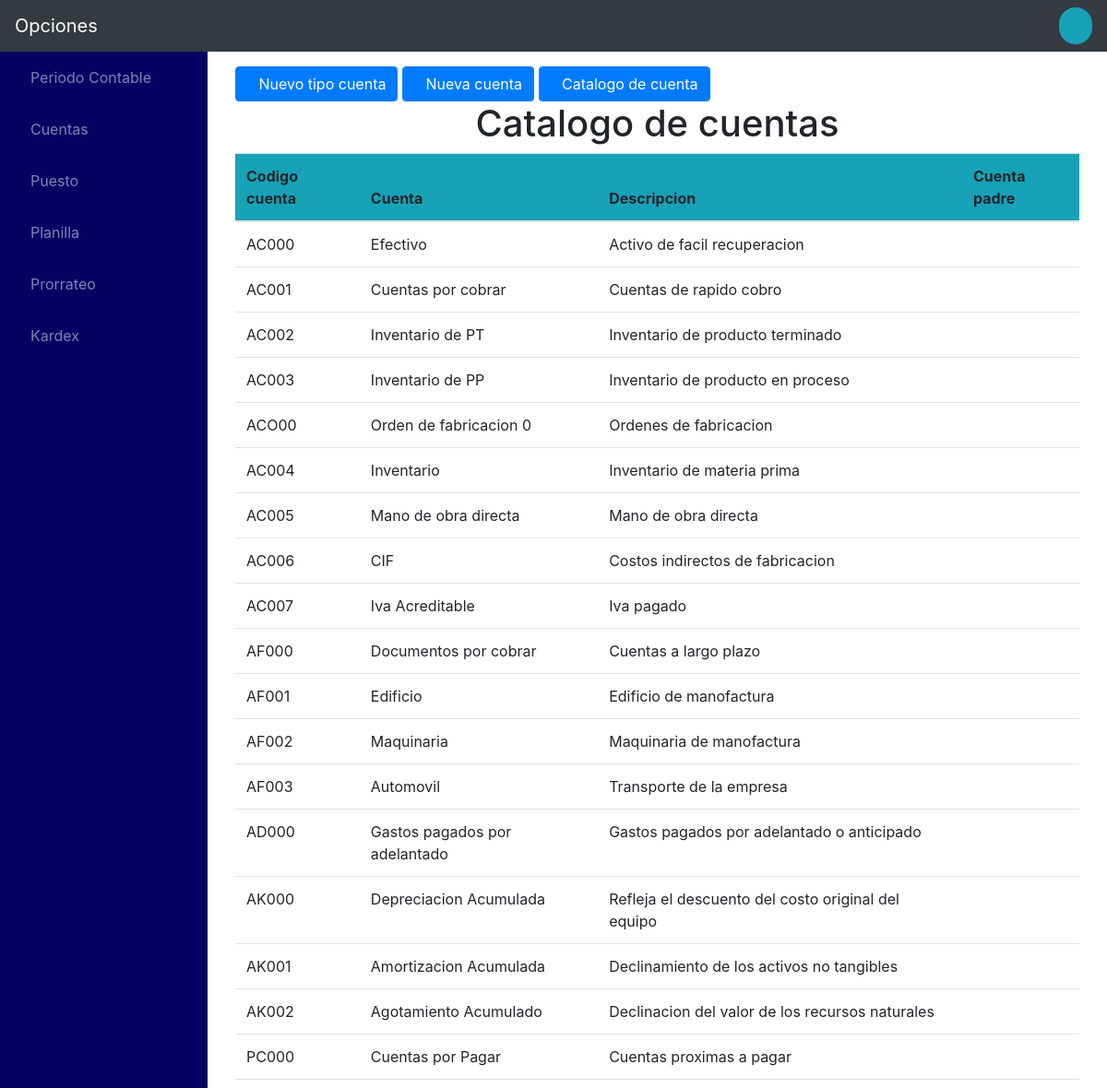
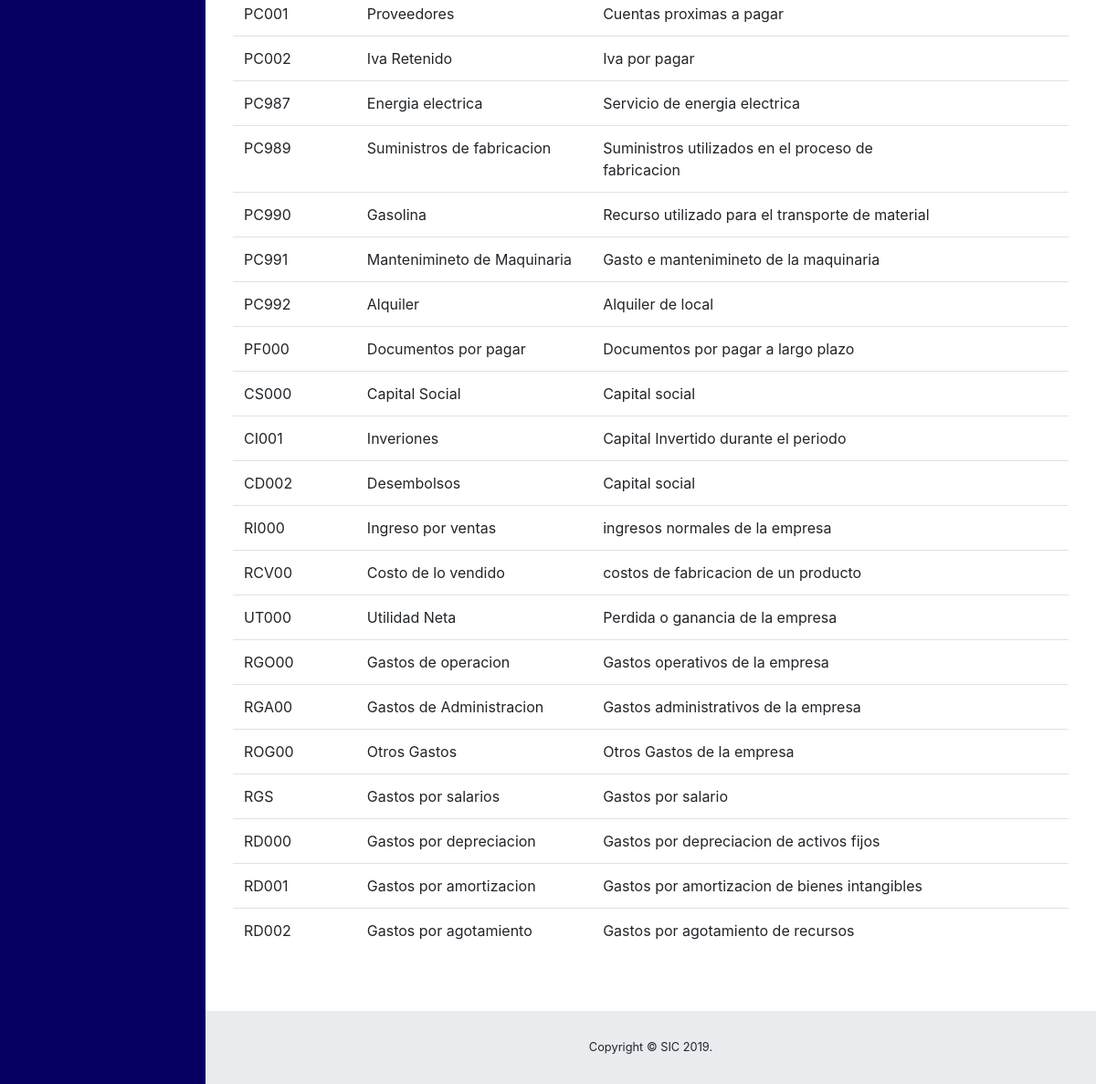
/ingresarCuenta/, run on the app's committed database (2 pictures, top to bottom).
### contable/models.py (models this page shows, shortened)
class Cuenta(models.Model):
	grupo = models.ForeignKey(GrupoCuenta, blank=False, on_delete=models.CASCADE)
	nom_cuenta = models.CharField(max_length=100, blank=False, unique=True)
	descripcion = models.CharField(max_length=200, blank=False)
	codigo_cuenta = models.CharField(max_length=7, blank=False, unique=True)
	cuenta_padre = models.CharField(max_length=50)
	class Meta:
		verbose_name='Cuenta'
		verbose_name_plural='Cuentas'

### contable/views.py (the view)
# urls.py: url(r'^ingresarCuenta/', ingresarCuenta),
def ingresarCuenta(request):
	template=loader.get_template('Main/ingresar_cuenta.html')
	tipoCuenta = GrupoCuenta.objects.all()
	context = {
		'tipo':tipoCuenta,
	}
	if request.method=='POST':
		try:
			action = request.POST.get('action',None)
			if action =='newCuenta':
				codigot = request.POST.get('tipo',None)
				nombret = request.POST.get('nombret',None)
				codigog= request.POST.get('grupo',None)
				nombreg = request.POST.get('nombreg',None)
				desg = request.POST.get('descripciong',None)
				tipoC = TipoCuenta()
				tipoC.nom_tipo=nombret
				tipoC.codigo_tcuenta=codigot
				tipoC.disminuye_en='001'
				tipoC.aumenta_en='001'
				tipoC.save()
				grup =GrupoCuenta()
				grup.tipo_cuenta=tipoC
				grup.nom_grupo=nombreg
				grup.codigo_gcuenta=codigot + codigog
				grup.descripcion=desg
				grup.save()
		except Exception as e:
			print(e.message)
			context = {
				'tipo':tipoCuenta,
				'anadido':False,
			}
			return HttpResponse(template.render(context , request))
	return HttpResponse(template.render(context , request))

### contable/templates/Main/ingresar_cuenta.html (shortened to what this page needs)
{% extends "Base/base.html" %}
{% block Contenido %}
<div class="container">
    <a href="" class="btn btn-primary" data-toggle="modal" data-target="#newTipo"><i class="fas fa-plus"></i>Nuevo tipo cuenta</a>
    <button class="btn btn-primary" onclick="mostrar('NC')"><i class="fas fa-address-card"></i>Nueva cuenta</button>
    <button class="btn btn-primary" onclick="mostrar('CC')"><i class="fas fa-address-card"></i>Catalogo de cuenta</button>
</div>
<div class="container" id="CC">
    <table class="table table-hover">
        <thead class="titulo-0"><h1 class="text-center">Catalogo de cuentas</h1> </thead>
        <thead class="bg-info">
            <th>Codigo cuenta</th>
            <th>Cuenta</th>
            <th>Descripcion</th>
            <th>Cuenta padre</th>
        </thead>
        {% for t in tipo %}
        {% for cuenta in t.cuenta_set.all %}
        <tr>
            <td> {{cuenta.codigo_cuenta}} </td>
            <td> {{cuenta.nom_cuenta}} </td>
            <td> {{cuenta.descripcion}} </td>
            <td> {{cuenta.cuenta_padre}} </td>
        </tr>
        {% endfor %}
        {% endfor %}
    </table><br><br>
</div>
{% endblock Contenido %}

### contable/templates/Base/base.html (shortened to what this page needs)
{% load staticfiles %}
<!DOCTYPE html>
<html lang="en">
<head>
    <link href="{% static 'vendor/bootstrap/css/bootstrap.min.css' %}" rel="stylesheet">
    <link href="{% static 'vendor/fontawesome-free/css/all.min.css' %}" rel="stylesheet" type="text/css">
    <link href="{% static 'vendor/datatables/dataTables.bootstrap4.css' %}" rel="stylesheet">
    <link href="{% static 'vendor/select2/dist/css/select2.min.css' %}" rel="stylesheet" />
    <link href="{% static 'css/sb-admin.css' %}" rel="stylesheet">
    {% load static %}
</head>
<body id="page-top">
    <nav class="navbar navbar-expand navbar-dark bg-dark static-top">
        <a class="navbar-brand mr-1" href="index.html">Opciones</a>
        <button class="btn btn-link btn-sm text-white order-1 order-sm-0" id="sidebarToggle" href="#">
            <i class="fas fa-bars"></i>
        </button>
        <ul class="nav navbar-nav ml-auto">
            <li class="nav-item dropdown no-arrow">
                <a class="nav-link dropdown-toggle" href="#" id="userDropdown" role="button" data-toggle="dropdown" aria-haspopup="true" aria-expanded="false">
            <i class="fas fa-user-circle fa-fw"></i>
          </a>
            </li>
        </ul>
    </nav>
    <div id="wrapper">
        <ul class="sidebar navbar-nav">
        	<li class="nav-item">
                <a class="nav-link" href="/nuevoPeriodo">
            <i class="fas fa-calendar-alt"></i>
            <span>Periodo Contable</span></a>
            </li>
            <li class="nav-item">
                <a class="nav-link" href="/ingresarCuenta">
            <i class="fas fa-sort-numeric-up"></i>
            <span>Cuentas</span></a>
            </li>
            <li class="nav-item dropdown">
                <a class="nav-link dropdown-toggle" href="#" id="pagesDropdown" role="button" data-toggle="dropdown" aria-haspopup="true" aria-expanded="false">
            <i class="fas fa-user-md"></i>
            <span>Puesto</span>
          </a>
            </li>
            <li class="nav-item dropdown">
                <a class="nav-link dropdown-toggle" href="#" id="pagesDropdown" role="button" data-toggle="dropdown" aria-haspopup="true" aria-expanded="false">
            <i class="fas fa-book-open"></i>
            <span>Planilla</span>
          </a>
            </li>
            <li class="nav-item">
                <a class="nav-link" href="/prorrateo">
            <i class="fas fa-book"></i>
            <span>Prorrateo</span></a>
            </li>
            <li class="nav-item dropdown">
                <a class="nav-link dropdown-toggle" href="#" id="pagesDropdown" role="button" data-toggle="dropdown" aria-haspopup="true" aria-expanded="false">
            <i class="fab fa-kickstarter-k"></i>
            <span>Kardex</span>
            </a>
            </li>
        </ul>
        <div id="content-wrapper">
            <div class="container">
                {% block Contenido %}
                {% endblock Contenido %}
            </div>
            <footer class="sticky-footer">
                <div class="container my-auto">
                    <div class="copyright text-center my-auto">
                        <span>Copyright © SIC 2019.</span>
                    </div>
                </div>
            </footer>
        </div>
    </div>
</body>
</html>

### contable/static/css/sb-admin.css (style rules this page uses)
html { position: relative; min-height: 100%; }
body { height: 100%; }
#wrapper { display: -webkit-box; display: -ms-flexbox; display: flex; }
#wrapper #content-wrapper { overflow-x: hidden; width: 100%; padding-top: 1rem; padding-bottom: 80px; }
.navbar-nav .nav-item.dropdown .dropdown-toggle::after { width: 1rem; text-align: center; float: right; vertical-align: 0; border: 0; font-weight: 900; content: '\f105'; font-family: 'Font Awesome 5 Free'; }
.navbar-nav .nav-item.dropdown.no-arrow .dropdown-toggle::after { display: none; }
.sidebar { width: 90px !important; background-color: #212529; min-height: calc(100vh - 56px); }
.sidebar .nav-item:last-child { margin-bottom: 1rem; }
.sidebar .nav-item .nav-link { text-align: center; padding: 0.75rem 1rem; width: 90px; }
.sidebar .nav-item .nav-link span { font-size: 0.65rem; display: block; }
.sidebar .nav-item.dropdown .dropdown-toggle::after { display: none; }
.sidebar .nav-item .nav-link { color: rgba(255, 255, 255, 0.5); }
@media (min-width: 768px) { .sidebar { width: 225px !important; } }
@media (min-width: 768px) { .sidebar .nav-item .nav-link { display: block; width: 100%; text-align: left; padding: 1rem; width: 225px; } }
@media (min-width: 768px) { .sidebar .nav-item .nav-link span { font-size: 1rem; display: inline; } }
@media (min-width: 768px) { .sidebar .nav-item.dropdown .dropdown-toggle::after { display: block; } }
:root { --input-padding-x: 0.75rem; --input-padding-y: 0.75rem; }
footer.sticky-footer { display: -webkit-box; display: -ms-flexbox; display: flex; position: absolute; right: 0; bottom: 0; width: calc(100% - 90px); height: 80px; background-color: #e9ecef; }
footer.sticky-footer .copyright { line-height: 1; font-size: 0.8rem; }
@media (min-width: 768px) { footer.sticky-footer { width: calc(100% - 225px); } }

### contable/templates/Base/base.html (style rules this page uses)
.sidebar { background-color:#060063; }
.nav { background-color:#17a2b8; border-radius: 20px; }

### data on the page
Cuenta: codigo_cuenta "AC000", nom_cuenta "Efectivo", descripcion "Activo de facil recuperacion"
Cuenta: codigo_cuenta "AC001", nom_cuenta "Cuentas por cobrar", descripcion "Cuentas de rapido cobro"
Cuenta: codigo_cuenta "AC002", nom_cuenta "Inventario de PT", descripcion "Inventario de producto terminado"
Cuenta: codigo_cuenta "AC003", nom_cuenta "Inventario de PP", descripcion "Inventario de producto en proceso"
Cuenta: codigo_cuenta "ACO00", nom_cuenta "Orden de fabricacion 0", descripcion "Ordenes de fabricacion"
Cuenta: codigo_cuenta "AC004", nom_cuenta "Inventario", descripcion "Inventario de materia prima"
Cuenta: codigo_cuenta "AC005", nom_cuenta "Mano de obra directa", descripcion "Mano de obra directa"
Cuenta: codigo_cuenta "AC006", nom_cuenta "CIF", descripcion "Costos indirectos de fabricacion"
Cuenta: codigo_cuenta "AC007", nom_cuenta "Iva Acreditable", descripcion "Iva pagado"
Cuenta: codigo_cuenta "AF000", nom_cuenta "Documentos por cobrar", descripcion "Cuentas a largo plazo"
Cuenta: codigo_cuenta "AF001", nom_cuenta "Edificio", descripcion "Edificio de manofactura"
Cuenta: codigo_cuenta "AF002", nom_cuenta "Maquinaria", descripcion "Maquinaria de manofactura"
Cuenta: codigo_cuenta "AF003", nom_cuenta "Automovil", descripcion "Transporte de la empresa"
Cuenta: codigo_cuenta "AD000", nom_cuenta "Gastos pagados por adelantado", descripcion "Gastos pagados por adelantado o anticipado"
Cuenta: codigo_cuenta "AK000", nom_cuenta "Depreciacion Acumulada", descripcion "Refleja el descuento del costo original del equipo"
Cuenta: codigo_cuenta "AK001", nom_cuenta "Amortizacion Acumulada", descripcion "Declinamiento de los activos no tangibles"
Cuenta: codigo_cuenta "AK002", nom_cuenta "Agotamiento Acumulado", descripcion "Declinacion del valor de los recursos naturales"
Cuenta: codigo_cuenta "PC000", nom_cuenta "Cuentas por Pagar", descripcion "Cuentas proximas a pagar"
Cuenta: codigo_cuenta "PC001", nom_cuenta "Proveedores", descripcion "Cuentas proximas a pagar"
Cuenta: codigo_cuenta "PC002", nom_cuenta "Iva Retenido", descripcion "Iva por pagar"
Cuenta: codigo_cuenta "PC987", nom_cuenta "Energia electrica", descripcion "Servicio de energia electrica"
Cuenta: codigo_cuenta "PC989", nom_cuenta "Suministros de fabricacion", descripcion "Suministros utilizados en el proceso de fabricacion"
Cuenta: codigo_cuenta "PC990", nom_cuenta "Gasolina", descripcion "Recurso utilizado para el transporte de material"
Cuenta: codigo_cuenta "PC991", nom_cuenta "Mantenimineto de Maquinaria", descripcion "Gasto e mantenimineto de la maquinaria"
Cuenta: codigo_cuenta "PC992", nom_cuenta "Alquiler", descripcion "Alquiler de local"
Cuenta: codigo_cuenta "PF000", nom_cuenta "Documentos por pagar", descripcion "Documentos por pagar a largo plazo"
Cuenta: codigo_cuenta "CS000", nom_cuenta "Capital Social", descripcion "Capital social"
Cuenta: codigo_cuenta "CI001", nom_cuenta "Inveriones", descripcion "Capital Invertido durante el periodo"
Cuenta: codigo_cuenta "CD002", nom_cuenta "Desembolsos", descripcion "Capital social"
Cuenta: codigo_cuenta "RI000", nom_cuenta "Ingreso por ventas", descripcion "ingresos normales de la empresa"
Cuenta: codigo_cuenta "RCV00", nom_cuenta "Costo de lo vendido", descripcion "costos de fabricacion de un producto"
Cuenta: codigo_cuenta "UT000", nom_cuenta "Utilidad Neta", descripcion "Perdida o ganancia de la empresa"
Cuenta: codigo_cuenta "RGO00", nom_cuenta "Gastos de operacion", descripcion "Gastos operativos de la empresa"
Cuenta: codigo_cuenta "RGA00", nom_cuenta "Gastos de Administracion", descripcion "Gastos administrativos de la empresa"
Cuenta: codigo_cuenta "ROG00", nom_cuenta "Otros Gastos", descripcion "Otros Gastos de la empresa"
Cuenta: codigo_cuenta "RGS", nom_cuenta "Gastos por salarios", descripcion "Gastos por salario"
Cuenta: codigo_cuenta "RD000", nom_cuenta "Gastos por depreciacion", descripcion "Gastos por depreciacion de activos fijos"
Cuenta: codigo_cuenta "RD001", nom_cuenta "Gastos por amortizacion", descripcion "Gastos por amortizacion de bienes intangibles"
Cuenta: codigo_cuenta "RD002", nom_cuenta "Gastos por agotamiento", descripcion "Gastos por agotamiento de recursos"
